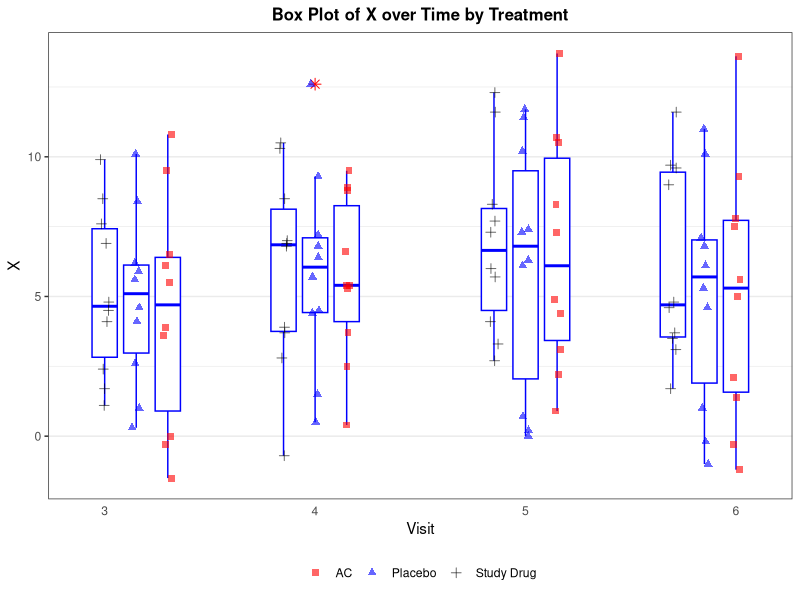

Write the R code that produced this figure.
# P031 Boxplot group - R translation of P031_Boxplot_group.sas
# Outputs: OUT_DIR/p031_f_plsr_box_plot.png + CSV of plotted data

out <- Sys.getenv("OUT_DIR")
if (out == "" || is.na(out)) out <- "."
dir.create(out, recursive = TRUE, showWarnings = FALSE)

suppressPackageStartupMessages({
  library(dplyr)
  library(ggplot2)
  library(readr)
})

# ---- helpers: SAS semantics ----
# SAS ROUND half away from zero to nearest unit
round_sas <- function(x, unit = 0.1) {
  if (unit == 0) return(x)
  s <- sign(x)
  # handle NA
  res <- s * floor(abs(x) / unit + 0.5 + 1e-9) * unit
  # remove -0
  res[res == 0] <- 0
  res
}

# SAS RANUNI LCG: seed = mod(seed * 397204094, 2^31-1)
# Use modular multiplication without overflow (binary method)
mod_mult <- function(a, b, m) {
  a <- a %% m
  result <- 0
  while (b > 0) {
    if (b %% 2 == 1) {
      result <- (result + a) %% m
    }
    a <- (a * 2) %% m
    b <- floor(b / 2)
  }
  result
}

sas_ranuni_seq <- function(n, seed = 777) {
  m <- 2147483647
  mult <- 397204094
  cur <- seed
  u <- numeric(n)
  for (i in seq_len(n)) {
    cur <- mod_mult(cur, mult, m)
    # SAS returns 0 < U < 1 ; if seed becomes 0 it is set to m? but not needed here
    if (cur == 0) cur <- m
    u[i] <- cur / m
  }
  list(u = u, seed = cur)
}

# SAS NORMAL via Box-Muller: Z = sqrt(-2*log(U1))*cos(2*pi*U2)
# Each NORMAL call consumes 2 uniform variates
sas_normal_seq <- function(n, seed = 777) {
  # need 2*n uniforms
  res <- sas_ranuni_seq(2 * n, seed)
  u <- res$u
  z <- numeric(n)
  for (i in seq_len(n)) {
    u1 <- u[2 * i - 1]
    u2 <- u[2 * i]
    # avoid log(0)
    if (u1 <= 0) u1 <- 1e-12
    z[i] <- sqrt(-2 * log(u1)) * cos(2 * pi * u2)
  }
  z
}

# ---- Generate DATA X ----
# SAS:
# DO TRT="Study Drug","Placebo","AC";
#   DO J=1 TO 10;
#     SUBJID=J+100*(TRT="Study Drug")+200*(TRT="Placebo")+300*(TRT="AC");
#     DO VISIT=3 TO 6;
#       X=ROUND(J+2*NORMAL(777),0.1);
#     END;
#   END;
# END;

trt_levels <- c("Study Drug", "Placebo", "AC")
n_obs <- length(trt_levels) * 10 * 4  # 120

# Generate normals using SAS LCG + Box-Muller to faithfully reproduce SAS NORMAL(777)
norm_vals <- tryCatch(
  sas_normal_seq(n_obs, seed = 777),
  error = function(e) {
    # fallback to R RNG if SAS implementation fails
    set.seed(777)
    rnorm(n_obs)
  }
)

# Build X in SAS loop order
X_df <- expand.grid(
  TRT = trt_levels,
  J = 1:10,
  VISIT = 3:6,
  stringsAsFactors = FALSE
)
# expand.grid varies first factor fastest; SAS varies VISIT fastest, then J, then TRT slowest.
# Reorder to SAS order: TRT outer, J middle, VISIT inner
X_df <- X_df[order(match(X_df$TRT, trt_levels), X_df$J, X_df$VISIT), ]

# Assign normals in that order
X_df$norm <- norm_vals[seq_len(nrow(X_df))]
X_df$X_raw <- X_df$J + 2 * X_df$norm
X_df$X <- round_sas(X_df$X_raw, 0.1)

X_df$SUBJID <- X_df$J +
  100 * (X_df$TRT == "Study Drug") +
  200 * (X_df$TRT == "Placebo") +
  300 * (X_df$TRT == "AC")

X <- X_df %>% select(TRT, SUBJID, VISIT, X)

# ---- DATA XX ----
XX <- X %>%
  mutate(
    VIS = case_when(
      TRT == "Study Drug" ~ as.numeric(VISIT),
      TRT == "Placebo"    ~ as.numeric(VISIT) + 0.15,
      TRT == "AC"         ~ as.numeric(VISIT) + 0.30,
      TRUE ~ as.numeric(VISIT)
    )
  ) %>%
  mutate(
    VIS = ifelse(VISIT %in% c(4, 5), VIS - 0.15, VIS),
    VIS = ifelse(VISIT == 6, VIS - 0.3, VIS)
  )

# PROC SORT BY VIS (SAS missing first, character uppercase before lowercase - not relevant here)
XX <- XX %>% arrange(VIS)

# ---- Write CSV of plotted data ----
# CSV must contain same variable names as SAS dataset (case-insensitive)
# Include TRT, SUBJID, VISIT, X, VIS
write.csv(XX, file.path(out, "p031_f_plsr_box_plot.csv"), row.names = FALSE, na = "")

# ---- Plot: PROC BOXPLOT ----
# SAS: PLOT X*vis=TRT / HAXIS=AXIS1 BOXSTYLE=SCHEMATICID CBOX=BLUE IDSYMBOL=STAR IDCOLOR=RED
# AXIS LABEL=("Visit") ORDER=(3 TO 6 BY 1) MAJOR=NONE MINOR=NONE OFFSET=(2,2)
# SYMBOL1 V=PLUS C=BLACK (Study Drug), SYMBOL2 V=TRIANGLE C=BLUE (Placebo), SYMBOL3 V=SQUARE C=RED (AC)
# TITLE1 "Box Plot of X over Time by Treatment"

# Map TRT to colors/symbols approximating SAS SYMBOL statements
trt_colors <- c("Study Drug" = "black", "Placebo" = "blue", "AC" = "red")
trt_shapes <- c("Study Drug" = 3, "Placebo" = 17, "AC" = 15) # plus, triangle, square
trt_fill   <- c("Study Drug" = "white", "Placebo" = "white", "AC" = "white")

# For boxplot, each VIS value is a distinct box (12 boxes). Use group=VIS.
# Use continuous x-axis to mimic HAXIS ORDER 3 TO 6 BY 1
p <- ggplot(XX, aes(x = VIS, y = X, group = VIS)) +
  geom_boxplot(
    colour = "blue",
    fill = "white",
    outlier.shape = 8,  # star for IDSYMBOL=STAR
    outlier.colour = "red",
    outlier.size = 2.5,
    width = 0.12
  ) +
  # overlay group means or jittered points colored by TRT to show SYMBOL distinction
  geom_point(
    data = XX,
    aes(x = VIS, y = X, colour = TRT, shape = TRT),
    size = 2,
    alpha = 0.6,
    position = position_jitter(width = 0.02, height = 0)
  ) +
  scale_colour_manual(values = trt_colors) +
  scale_shape_manual(values = trt_shapes) +
  scale_x_continuous(
    name = "Visit",
    breaks = 3:6,
    limits = c(2.8, 6.2),
    expand = expansion(mult = 0.02)
  ) +
  scale_y_continuous(name = "X") +
  ggtitle("Box Plot of X over Time by Treatment") +
  theme_bw(base_size = 11) +
  theme(
    plot.title = element_text(hjust = 0.5, face = "bold", size = 12),
    axis.ticks.x = element_blank(),
    axis.ticks.y = element_line(),
    panel.grid.major.x = element_blank(),
    panel.grid.minor.x = element_blank(),
    legend.title = element_blank(),
    legend.position = "bottom"
  )

# SAS GOPTIONS HSIZE=9 IN VSIZE=7 IN -> aspect ratio ~ 9/7
ggsave(
  filename = file.path(out, "p031_f_plsr_box_plot.png"),
  plot = p,
  width = 9, height = 7, units = "in", dpi = 300
)

# Also write a plain-text rendering of the plot data summary (table counterpart)
# Provide summary stats per VIS/TRT to mimic boxplot statistics
desc_stats <- XX %>%
  group_by(TRT, VISIT, VIS) %>%
  summarise(
    N = n(),
    MEAN = mean(X, na.rm = TRUE),
    MEDIAN = median(X, na.rm = TRUE),
    Q1 = quantile(X, 0.25, na.rm = TRUE, type = 2),
    Q3 = quantile(X, 0.75, na.rm = TRUE, type = 2),
    MIN = min(X, na.rm = TRUE),
    MAX = max(X, na.rm = TRUE),
    .groups = "drop"
  ) %>%
  arrange(VIS)

write.csv(desc_stats, file.path(out, "p031_f_plsr_box_plot_summary.csv"), row.names = FALSE, na = "")

# Plain text rendering
txt_file <- file.path(out, "p031_f_plsr_box_plot.txt")
sink(txt_file)
cat("Box Plot of X over Time by Treatment\n")
cat("=====================================\n\n")
cat("Data: XX (sorted by VIS)\n")
cat(sprintf("N observations: %d\n\n", nrow(XX)))
print(as.data.frame(desc_stats), row.names = FALSE)
cat("\n")
cat("Note: Boxplot generated with PROC BOXPLOT semantics (BOXSTYLE=SCHEMATICID, CBOX=BLUE, IDSYMBOL=STAR).\n")
cat("X = ROUND(J + 2*NORMAL(777), 0.1) with SAS half-away-from-zero rounding.\n")
sink()
